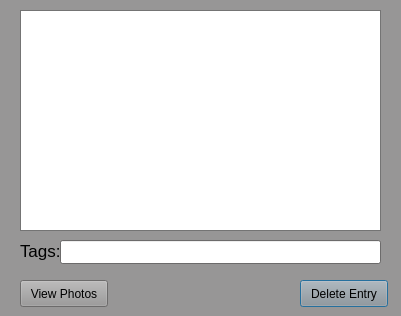
<?xml version="1.0" encoding="UTF-8"?>
<ui version="4.0">
 <class>view</class>
 <widget class="QDialog" name="view">
  <property name="geometry">
   <rect>
    <x>0</x>
    <y>0</y>
    <width>401</width>
    <height>316</height>
   </rect>
  </property>
  <property name="palette">
   <palette>
    <active>
     <colorrole role="WindowText">
      <brush brushstyle="SolidPattern">
       <color alpha="255">
        <red>0</red>
        <green>0</green>
        <blue>0</blue>
       </color>
      </brush>
     </colorrole>
     <colorrole role="Button">
      <brush brushstyle="SolidPattern">
       <color alpha="255">
        <red>151</red>
        <green>150</green>
        <blue>150</blue>
       </color>
      </brush>
     </colorrole>
     <colorrole role="Light">
      <brush brushstyle="SolidPattern">
       <color alpha="255">
        <red>227</red>
        <green>225</green>
        <blue>225</blue>
       </color>
      </brush>
     </colorrole>
     <colorrole role="Midlight">
      <brush brushstyle="SolidPattern">
       <color alpha="255">
        <red>189</red>
        <green>187</green>
        <blue>187</blue>
       </color>
      </brush>
     </colorrole>
     <colorrole role="Dark">
      <brush brushstyle="SolidPattern">
       <color alpha="255">
        <red>75</red>
        <green>75</green>
        <blue>75</blue>
       </color>
      </brush>
     </colorrole>
     <colorrole role="Mid">
      <brush brushstyle="SolidPattern">
       <color alpha="255">
        <red>101</red>
        <green>100</green>
        <blue>100</blue>
       </color>
      </brush>
     </colorrole>
     <colorrole role="Text">
      <brush brushstyle="SolidPattern">
       <color alpha="255">
        <red>0</red>
        <green>0</green>
        <blue>0</blue>
       </color>
      </brush>
     </colorrole>
     <colorrole role="BrightText">
      <brush brushstyle="SolidPattern">
       <color alpha="255">
        <red>255</red>
        <green>255</green>
        <blue>255</blue>
       </color>
      </brush>
     </colorrole>
     <colorrole role="ButtonText">
      <brush brushstyle="SolidPattern">
       <color alpha="255">
        <red>0</red>
        <green>0</green>
        <blue>0</blue>
       </color>
      </brush>
     </colorrole>
     <colorrole role="Base">
      <brush brushstyle="SolidPattern">
       <color alpha="255">
        <red>255</red>
        <green>255</green>
        <blue>255</blue>
       </color>
      </brush>
     </colorrole>
     <colorrole role="Window">
      <brush brushstyle="SolidPattern">
       <color alpha="255">
        <red>151</red>
        <green>150</green>
        <blue>150</blue>
       </color>
      </brush>
     </colorrole>
     <colorrole role="Shadow">
      <brush brushstyle="SolidPattern">
       <color alpha="255">
        <red>0</red>
        <green>0</green>
        <blue>0</blue>
       </color>
      </brush>
     </colorrole>
     <colorrole role="AlternateBase">
      <brush brushstyle="SolidPattern">
       <color alpha="255">
        <red>203</red>
        <green>202</green>
        <blue>202</blue>
       </color>
      </brush>
     </colorrole>
     <colorrole role="ToolTipBase">
      <brush brushstyle="SolidPattern">
       <color alpha="255">
        <red>255</red>
        <green>255</green>
        <blue>220</blue>
       </color>
      </brush>
     </colorrole>
     <colorrole role="ToolTipText">
      <brush brushstyle="SolidPattern">
       <color alpha="255">
        <red>0</red>
        <green>0</green>
        <blue>0</blue>
       </color>
      </brush>
     </colorrole>
    </active>
    <inactive>
     <colorrole role="WindowText">
      <brush brushstyle="SolidPattern">
       <color alpha="255">
        <red>0</red>
        <green>0</green>
        <blue>0</blue>
       </color>
      </brush>
     </colorrole>
     <colorrole role="Button">
      <brush brushstyle="SolidPattern">
       <color alpha="255">
        <red>151</red>
        <green>150</green>
        <blue>150</blue>
       </color>
      </brush>
     </colorrole>
     <colorrole role="Light">
      <brush brushstyle="SolidPattern">
       <color alpha="255">
        <red>227</red>
        <green>225</green>
        <blue>225</blue>
       </color>
      </brush>
     </colorrole>
     <colorrole role="Midlight">
      <brush brushstyle="SolidPattern">
       <color alpha="255">
        <red>189</red>
        <green>187</green>
        <blue>187</blue>
       </color>
      </brush>
     </colorrole>
     <colorrole role="Dark">
      <brush brushstyle="SolidPattern">
       <color alpha="255">
        <red>75</red>
        <green>75</green>
        <blue>75</blue>
       </color>
      </brush>
     </colorrole>
     <colorrole role="Mid">
      <brush brushstyle="SolidPattern">
       <color alpha="255">
        <red>101</red>
        <green>100</green>
        <blue>100</blue>
       </color>
      </brush>
     </colorrole>
     <colorrole role="Text">
      <brush brushstyle="SolidPattern">
       <color alpha="255">
        <red>0</red>
        <green>0</green>
        <blue>0</blue>
       </color>
      </brush>
     </colorrole>
     <colorrole role="BrightText">
      <brush brushstyle="SolidPattern">
       <color alpha="255">
        <red>255</red>
        <green>255</green>
        <blue>255</blue>
       </color>
      </brush>
     </colorrole>
     <colorrole role="ButtonText">
      <brush brushstyle="SolidPattern">
       <color alpha="255">
        <red>0</red>
        <green>0</green>
        <blue>0</blue>
       </color>
      </brush>
     </colorrole>
     <colorrole role="Base">
      <brush brushstyle="SolidPattern">
       <color alpha="255">
        <red>255</red>
        <green>255</green>
        <blue>255</blue>
       </color>
      </brush>
     </colorrole>
     <colorrole role="Window">
      <brush brushstyle="SolidPattern">
       <color alpha="255">
        <red>151</red>
        <green>150</green>
        <blue>150</blue>
       </color>
      </brush>
     </colorrole>
     <colorrole role="Shadow">
      <brush brushstyle="SolidPattern">
       <color alpha="255">
        <red>0</red>
        <green>0</green>
        <blue>0</blue>
       </color>
      </brush>
     </colorrole>
     <colorrole role="AlternateBase">
      <brush brushstyle="SolidPattern">
       <color alpha="255">
        <red>203</red>
        <green>202</green>
        <blue>202</blue>
       </color>
      </brush>
     </colorrole>
     <colorrole role="ToolTipBase">
      <brush brushstyle="SolidPattern">
       <color alpha="255">
        <red>255</red>
        <green>255</green>
        <blue>220</blue>
       </color>
      </brush>
     </colorrole>
     <colorrole role="ToolTipText">
      <brush brushstyle="SolidPattern">
       <color alpha="255">
        <red>0</red>
        <green>0</green>
        <blue>0</blue>
       </color>
      </brush>
     </colorrole>
    </inactive>
    <disabled>
     <colorrole role="WindowText">
      <brush brushstyle="SolidPattern">
       <color alpha="255">
        <red>75</red>
        <green>75</green>
        <blue>75</blue>
       </color>
      </brush>
     </colorrole>
     <colorrole role="Button">
      <brush brushstyle="SolidPattern">
       <color alpha="255">
        <red>151</red>
        <green>150</green>
        <blue>150</blue>
       </color>
      </brush>
     </colorrole>
     <colorrole role="Light">
      <brush brushstyle="SolidPattern">
       <color alpha="255">
        <red>227</red>
        <green>225</green>
        <blue>225</blue>
       </color>
      </brush>
     </colorrole>
     <colorrole role="Midlight">
      <brush brushstyle="SolidPattern">
       <color alpha="255">
        <red>189</red>
        <green>187</green>
        <blue>187</blue>
       </color>
      </brush>
     </colorrole>
     <colorrole role="Dark">
      <brush brushstyle="SolidPattern">
       <color alpha="255">
        <red>75</red>
        <green>75</green>
        <blue>75</blue>
       </color>
      </brush>
     </colorrole>
     <colorrole role="Mid">
      <brush brushstyle="SolidPattern">
       <color alpha="255">
        <red>101</red>
        <green>100</green>
        <blue>100</blue>
       </color>
      </brush>
     </colorrole>
     <colorrole role="Text">
      <brush brushstyle="SolidPattern">
       <color alpha="255">
        <red>75</red>
        <green>75</green>
        <blue>75</blue>
       </color>
      </brush>
     </colorrole>
     <colorrole role="BrightText">
      <brush brushstyle="SolidPattern">
       <color alpha="255">
        <red>255</red>
        <green>255</green>
        <blue>255</blue>
       </color>
      </brush>
     </colorrole>
     <colorrole role="ButtonText">
      <brush brushstyle="SolidPattern">
       <color alpha="255">
        <red>75</red>
        <green>75</green>
        <blue>75</blue>
       </color>
      </brush>
     </colorrole>
     <colorrole role="Base">
      <brush brushstyle="SolidPattern">
       <color alpha="255">
        <red>151</red>
        <green>150</green>
        <blue>150</blue>
       </color>
      </brush>
     </colorrole>
     <colorrole role="Window">
      <brush brushstyle="SolidPattern">
       <color alpha="255">
        <red>151</red>
        <green>150</green>
        <blue>150</blue>
       </color>
      </brush>
     </colorrole>
     <colorrole role="Shadow">
      <brush brushstyle="SolidPattern">
       <color alpha="255">
        <red>0</red>
        <green>0</green>
        <blue>0</blue>
       </color>
      </brush>
     </colorrole>
     <colorrole role="AlternateBase">
      <brush brushstyle="SolidPattern">
       <color alpha="255">
        <red>151</red>
        <green>150</green>
        <blue>150</blue>
       </color>
      </brush>
     </colorrole>
     <colorrole role="ToolTipBase">
      <brush brushstyle="SolidPattern">
       <color alpha="255">
        <red>255</red>
        <green>255</green>
        <blue>220</blue>
       </color>
      </brush>
     </colorrole>
     <colorrole role="ToolTipText">
      <brush brushstyle="SolidPattern">
       <color alpha="255">
        <red>0</red>
        <green>0</green>
        <blue>0</blue>
       </color>
      </brush>
     </colorrole>
    </disabled>
   </palette>
  </property>
  <property name="windowTitle">
   <string>Dialog</string>
  </property>
  <widget class="QPushButton" name="pushButton">
   <property name="geometry">
    <rect>
     <x>300</x>
     <y>280</y>
     <width>88</width>
     <height>27</height>
    </rect>
   </property>
   <property name="text">
    <string>Delete Entry</string>
   </property>
  </widget>
  <widget class="QPushButton" name="pushButton_2">
   <property name="geometry">
    <rect>
     <x>20</x>
     <y>280</y>
     <width>88</width>
     <height>27</height>
    </rect>
   </property>
   <property name="text">
    <string>View Photos</string>
   </property>
  </widget>
  <widget class="QPlainTextEdit" name="plainTextEdit">
   <property name="geometry">
    <rect>
     <x>20</x>
     <y>10</y>
     <width>361</width>
     <height>221</height>
    </rect>
   </property>
   <property name="readOnly">
    <bool>true</bool>
   </property>
   <property name="textInteractionFlags">
    <set>Qt::TextSelectableByMouse</set>
   </property>
  </widget>
  <widget class="QLineEdit" name="lineEdit">
   <property name="geometry">
    <rect>
     <x>60</x>
     <y>240</y>
     <width>321</width>
     <height>24</height>
    </rect>
   </property>
   <property name="readOnly">
    <bool>true</bool>
   </property>
  </widget>
  <widget class="QLabel" name="label">
   <property name="geometry">
    <rect>
     <x>20</x>
     <y>240</y>
     <width>41</width>
     <height>21</height>
    </rect>
   </property>
   <property name="font">
    <font>
     <pointsize>13</pointsize>
    </font>
   </property>
   <property name="text">
    <string>Tags:</string>
   </property>
  </widget>
 </widget>
 <resources/>
 <connections/>
</ui>
